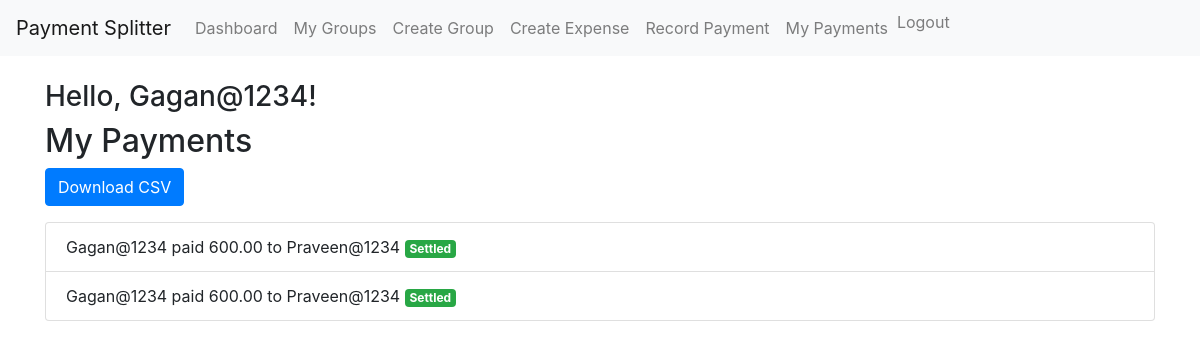
/payments/ (signed in), run on the app's committed database.
### splitterApp/models.py (models this page shows, shortened)
class Payment(models.Model):
    expense = models.ForeignKey(Expense, on_delete=models.CASCADE)
    paid_by = models.ForeignKey(User, related_name='payments', on_delete=models.CASCADE)
    paid_to = models.ForeignKey(User, related_name='receivables', on_delete=models.CASCADE)
    amount = models.DecimalField(max_digits=10, decimal_places=2)
    settled = models.BooleanField(default=False)

### splitterApp/views.py (the view)
# urls.py: path('payments/', payment_list, name='payment_list'),
@login_required
def payment_list(request):
    payments = Payment.objects.filter(paid_by=request.user)
    return render(request, 'payment_list.html', {'payments': payments})

### splitterApp/templates/payment_list.html
{% extends "base.html" %}
{% block content %}
<h2>My Payments</h2>
<a href="{% url 'export_payments_csv' %}" class="btn btn-primary mb-3">Download CSV</a>
<ul class="list-group">
    {% for payment in payments %}
        <li class="list-group-item">
            {{ payment.paid_by }} paid {{ payment.amount }} to {{ payment.paid_to }}
            {% if not payment.settled %}
                <a href="{% url 'settle_payment' payment.id %}" class="btn btn-sm btn-success">Mark as Settled</a>
            {% else %}
                <span class="badge badge-success">Settled</span>
            {% endif %}
        </li>
    {% endfor %}
</ul>
{% endblock %}

### splitterApp/templates/base.html (shortened to what this page needs)
<!DOCTYPE html>
<html lang="en">
<head>
    <link href="https://stackpath.bootstrapcdn.com/bootstrap/4.5.2/css/bootstrap.min.css" rel="stylesheet">
</head>
<body>
    <nav class="navbar navbar-expand-lg navbar-light bg-light">
        <a class="navbar-brand" href="#">Payment Splitter</a>
        <div class="collapse navbar-collapse" id="navbarNav">
            <ul class="navbar-nav">
                {% if user.is_authenticated %}
                    <li class="nav-item">
                        <a class="nav-link" href="{% url 'dashboard' %}">Dashboard</a>
                    </li>
                    <li class="nav-item">
                        <a class="nav-link" href="{% url 'group_list' %}">My Groups</a>
                    </li>
                    <li class="nav-item">
                        <a class="nav-link" href="{% url 'create_group' %}">Create Group</a>
                    </li>
                    <li class="nav-item">
                        <a class="nav-link" href="{% url 'create_expense' %}">Create Expense</a>
                    </li>
                    <li class="nav-item">
                        <a class="nav-link" href="{% url 'create_payment' %}">Record Payment</a>
                    </li>
                    <li class="nav-item">
                        <a class="nav-link" href="{% url 'payment_list' %}">My Payments</a>
                    </li>
                    <li class="nav-item">
                        <form method="post" action="{% url 'logout' %}">
                        <button type="submit" class="btn btn-link nav-link" style="display: inline; padding: 0;">Logout</button>
                        </form>
                    </li>
                {% endif %}
            </ul>
        </div>
    </nav>
    <div class="container mt-4">
        <h3>Hello, {{ user.username }}!</h3>
        {% block content %}
        {% endblock %}
    </div>
</body>
</html>

### data on the page
Payment: paid_by "Gagan@1234", amount "600.00", paid_to "Praveen@1234", settled "Settled"
Payment: paid_by "Gagan@1234", amount "600.00", paid_to "Praveen@1234", settled "Settled"

### other printed values
{{ user.username }} "Gagan@1234"
